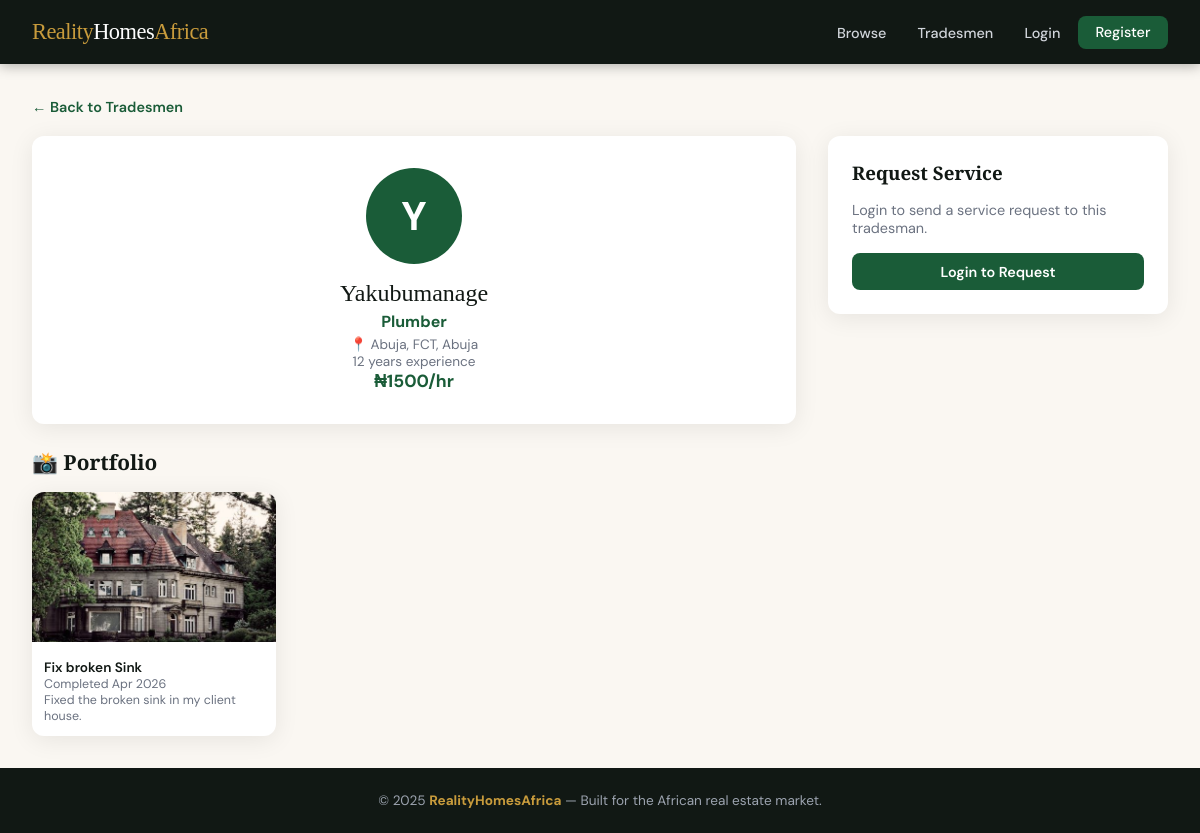
/services/tradesman/2/, run on the app's committed database.
### services/models.py (models this page shows, shortened)
class TradesmanProfile(models.Model):
    user = models.OneToOneField(
        settings.AUTH_USER_MODEL,
        on_delete=models.CASCADE,
        related_name='tradesman_profile'
    )
    trade_category = models.CharField(max_length=30, choices=TRADE_CATEGORIES)
    years_experience = models.PositiveIntegerField(default=0)
    hourly_rate = models.DecimalField(max_digits=10, decimal_places=2, null=True, blank=True)
    is_verified = models.BooleanField(default=False)
    location_city = models.CharField(max_length=100, blank=True)
    location_state = models.CharField(max_length=100, blank=True)
    certificate = models.FileField(upload_to='certificates/', null=True, blank=True)

class PortfolioItem(models.Model):
    tradesman = models.ForeignKey(TradesmanProfile, on_delete=models.CASCADE, related_name='portfolio')
    title = models.CharField(max_length=200)
    description = models.TextField(blank=True)
    image = models.ImageField(upload_to='portfolio/%Y/%m/')
    completed_date = models.DateField(null=True, blank=True)

### users/models.py (models this page shows, shortened)
class CustomUser(AbstractUser):
    is_agent = models.BooleanField(default=False)
    is_tradesman = models.BooleanField(default=False)
    is_client = models.BooleanField(default=True)
    phone_number = models.CharField(max_length=15, blank=True, null=True)
    profile_picture = models.ImageField(upload_to='profile_pictures/', blank=True, null=True)
    bio = models.TextField(blank=True, null=True)

### services/views.py (the view)
# urls.py: path('tradesman/<int:pk>/', views.tradesman_profile, name='tradesman_profile'),
def tradesman_profile(request, pk):
    profile = get_object_or_404(TradesmanProfile, pk=pk)
    portfolio = profile.portfolio.all()
    form = ServiceRequestForm() if request.user.is_authenticated and request.user.is_client else None
    return render(request, 'services/tradesman_profile.html', {
        'profile': profile,
        'portfolio': portfolio,
        'form': form,
    })

### users/context_processors.py (called while the page is built)
def unread_messages_count(request):
    if request.user.is_authenticated:
        from .models import Message
        count = Message.objects.filter(receiver=request.user, is_read=False).count()
        return {'unread_count': count}
    return {'unread_count': 0}

### templates/services/tradesman_profile.html (shortened to what this page needs)
{% extends 'base.html' %}
{% block content %}
<a href="{% url 'services:tradesman_list' %}" style="color:var(--green); font-weight:600; text-decoration:none; font-size:0.9rem; display:inline-block; margin-bottom:1.25rem;">← Back to Tradesmen</a>
<div class="profile-grid">
  <div>
    <div class="profile-hero">
      <div class="profile-avatar">{{ profile.user.username|slice:":1"|upper }}</div>
      <div class="profile-name">{{ profile.user.get_full_name|default:profile.user.username }}</div>
      <div class="profile-trade">{{ profile.get_trade_category_display }}</div>
      {% if profile.location_city %}<p style="color:var(--gray); font-size:0.85rem;">📍 {{ profile.location_city }}, {{ profile.location_state }}</p>{% endif %}
      <p style="color:var(--gray); font-size:0.85rem;">{{ profile.years_experience }} years experience</p>
      {% if profile.hourly_rate %}<p style="font-weight:700; color:var(--green); font-size:1.1rem;">₦{{ profile.hourly_rate|floatformat:0 }}/hr</p>{% endif %}
    </div>
    {% if portfolio %}
    <h2>📸 Portfolio</h2>
    <div class="portfolio-grid">
      {% for item in portfolio %}
      <div class="portfolio-item">
        <img src="{{ item.image.url }}" alt="{{ item.title }}">
        <div class="portfolio-caption">
          {{ item.title }}
          {% if item.completed_date %}<span>Completed {{ item.completed_date|date:"M Y" }}</span>{% endif %}
          {% if item.description %}<span>{{ item.description|truncatechars:60 }}</span>{% endif %}
        </div>
      </div>
      {% endfor %}
    </div>
    {% else %}
      <p style="color:var(--gray); text-align:center; padding:2rem; background:var(--white); border-radius:var(--radius); box-shadow:var(--shadow);">No portfolio items yet.</p>
    {% endif %}
  </div>
  <div>
    <div class="sidebar-card">
      <h3>Request Service</h3>
      {% if user.is_authenticated and user.is_client %}
        <form method="post" action="{% url 'services:request_service' profile.pk %}">
          {% csrf_token %}
          {% for field in form %}
            <div class="form-group">
              <label>{{ field.label }}</label>
              {{ field }}
            </div>
          {% endfor %}
          <button type="submit" class="btn btn-primary" style="width:100%;">Send Request</button>
        </form>
      {% elif not user.is_authenticated %}
        <p style="color:var(--gray); margin-bottom:1rem; font-size:0.9rem;">Login to send a service request to this tradesman.</p>
        <a href="{% url 'users:login' %}" class="btn btn-primary" style="width:100%; text-align:center;">Login to Request</a>
      {% else %}
        <p style="color:var(--gray); font-size:0.9rem;">Only clients can send service requests.</p>
      {% endif %}
    </div>
  </div>
</div>
{% endblock %}

### templates/base.html (style rules this page uses)
:root { --green: #1a5c38; --green-light: #2d8653; --gold: #c89b3c; --cream: #faf7f2; --dark: #111814; --gray: #6b7280; --light-gray: #f3f4f6; --white: #ffffff; --danger: #dc2626; --radius: 12px; --shadow: 0 4px 24px rgba(0,0,0,0.08); }
* { box-sizing: border-box; margin: 0; padding: 0; }
body { font-family: 'DM Sans', sans-serif; background: var(--cream); color: var(--dark); min-height: 100vh; display: flex; flex-direction: column; }
.btn { display: inline-block; padding: 0.6rem 1.4rem; border-radius: 8px; font-family: 'DM Sans', sans-serif; font-size: 0.9rem; font-weight: 600; cursor: pointer; border: none; text-decoration: none; transition: all 0.2s; }
.btn-primary { background: var(--green); color: var(--white); }

### templates/services/tradesman_profile.html (style rules this page uses)
.profile-grid { display:grid; grid-template-columns:1fr 340px; gap:2rem; }
.profile-hero { background:var(--white); border-radius:var(--radius); padding:2rem; box-shadow:var(--shadow); text-align:center; margin-bottom:1.5rem; }
.profile-avatar { width:96px; height:96px; border-radius:50%; background:var(--green); color:var(--white); display:flex; align-items:center; justify-content:center; font-size:2.5rem; font-weight:700; margin:0 auto 1rem; }
.profile-name { font-family:'Playfair Display',serif; font-size:1.5rem; margin-bottom:0.25rem; }
.profile-trade { color:var(--green); font-weight:700; margin-bottom:0.25rem; }
.portfolio-grid { display:grid; grid-template-columns:repeat(auto-fill, minmax(200px, 1fr)); gap:1rem; }
.portfolio-item { background:var(--white); border-radius:var(--radius); overflow:hidden; box-shadow:var(--shadow); }
.portfolio-item img { width:100%; height:150px; object-fit:cover; }
.portfolio-caption { padding:0.75rem; font-size:0.85rem; font-weight:600; }
.portfolio-caption span { display:block; color:var(--gray); font-weight:400; font-size:0.78rem; }
.sidebar-card { background:var(--white); border-radius:var(--radius); padding:1.5rem; box-shadow:var(--shadow); }
.sidebar-card h3 { font-family:'Playfair Display',serif; margin-bottom:1rem; }
h2 { font-family:'Playfair Display',serif; font-size:1.3rem; margin:1.5rem 0 1rem; }

### data on the page
TradesmanProfile: user.username "Y", user.get_full_name "Yakubumanage", trade_category "Plumber", location_city "Abuja", location_state "FCT, Abuja", years_experience "12", hourly_rate "1500"
PortfolioItem: image (picture), title "Fix broken Sink", completed_date "Apr 2026", description "Fixed the broken sink in my client house."
